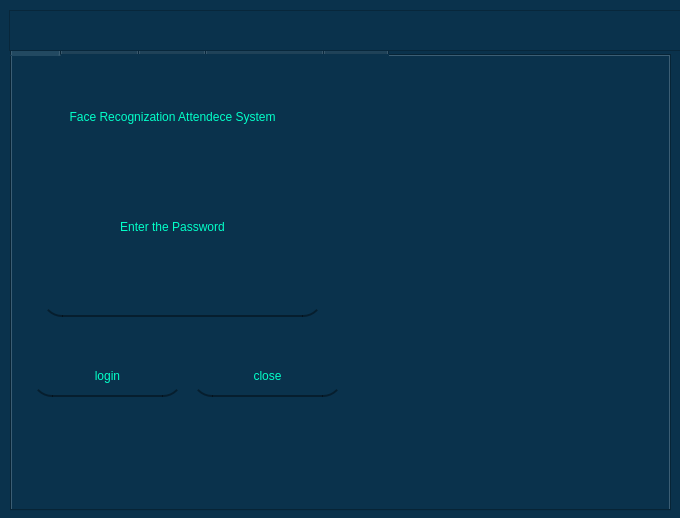
<?xml version="1.0" encoding="UTF-8"?>
<ui version="4.0">
 <class>MainWindow</class>
 <widget class="QMainWindow" name="MainWindow">
  <property name="geometry">
   <rect>
    <x>0</x>
    <y>0</y>
    <width>680</width>
    <height>518</height>
   </rect>
  </property>
  <property name="windowTitle">
   <string>MainWindow</string>
  </property>
  <property name="styleSheet">
   <string notr="true">background-color: rgb(10, 50, 76);</string>
  </property>
  <widget class="QWidget" name="centralwidget">
   <widget class="QTabWidget" name="tabWidget">
    <property name="geometry">
     <rect>
      <x>10</x>
      <y>30</y>
      <width>661</width>
      <height>481</height>
     </rect>
    </property>
    <property name="currentIndex">
     <number>0</number>
    </property>
    <widget class="QWidget" name="tab">
     <attribute name="title">
      <string>login</string>
     </attribute>
     <widget class="QLabel" name="label">
      <property name="geometry">
       <rect>
        <x>0</x>
        <y>0</y>
        <width>661</width>
        <height>451</height>
       </rect>
      </property>
      <property name="text">
       <string/>
      </property>
      <property name="pixmap">
       <pixmap>8 - login.png</pixmap>
      </property>
     </widget>
     <widget class="QLabel" name="label_2">
      <property name="geometry">
       <rect>
        <x>30</x>
        <y>30</y>
        <width>261</width>
        <height>61</height>
       </rect>
      </property>
      <property name="styleSheet">
       <string notr="true">color: rgb(2, 255, 200);
font: 11pt &quot;Terminal&quot;;
background-color: rgba(255, 255, 255, 0);</string>
      </property>
      <property name="text">
       <string>Face Recognization Attendece System</string>
      </property>
      <property name="alignment">
       <set>Qt::AlignCenter</set>
      </property>
      <property name="wordWrap">
       <bool>true</bool>
      </property>
     </widget>
     <widget class="QLabel" name="logininfo">
      <property name="geometry">
       <rect>
        <x>40</x>
        <y>100</y>
        <width>261</width>
        <height>31</height>
       </rect>
      </property>
      <property name="styleSheet">
       <string notr="true">color: rgb(2, 255, 200);
font: 11pt &quot;Terminal&quot;;
background-color: rgba(255, 255, 255, 0);</string>
      </property>
      <property name="text">
       <string/>
      </property>
      <property name="alignment">
       <set>Qt::AlignCenter</set>
      </property>
      <property name="wordWrap">
       <bool>true</bool>
      </property>
     </widget>
     <widget class="QLabel" name="label_3">
      <property name="geometry">
       <rect>
        <x>30</x>
        <y>150</y>
        <width>261</width>
        <height>41</height>
       </rect>
      </property>
      <property name="styleSheet">
       <string notr="true">color: rgb(2, 255, 200);
font: 11pt &quot;Terminal&quot;;
background-color: rgba(255, 255, 255, 0);</string>
      </property>
      <property name="text">
       <string>Enter the Password</string>
      </property>
      <property name="alignment">
       <set>Qt::AlignCenter</set>
      </property>
      <property name="wordWrap">
       <bool>true</bool>
      </property>
     </widget>
     <widget class="QLineEdit" name="password">
      <property name="geometry">
       <rect>
        <x>30</x>
        <y>210</y>
        <width>281</width>
        <height>51</height>
       </rect>
      </property>
      <property name="styleSheet">
       <string notr="true">QLineEdit#password{
background-color: rgb(10, 50, 76);
border-bottom:2px solid rgba(0,0,0,100);
color:rgba(255,255,255,255);
padding:10px;
font: 11pt &quot;MS Shell Dlg 2&quot;;
border-radius:20px;

font: 14pt &quot;Terminal&quot;;
color: rgb(2, 255, 200);
}

QLineEdit#password:hover{
color:rgb(20,255,200);
background-color: rgb(10, 60, 76);
}</string>
      </property>
      <property name="text">
       <string/>
      </property>
      <property name="echoMode">
       <enum>QLineEdit::Password</enum>
      </property>
     </widget>
     <widget class="QPushButton" name="loginbutton">
      <property name="geometry">
       <rect>
        <x>20</x>
        <y>300</y>
        <width>151</width>
        <height>41</height>
       </rect>
      </property>
      <property name="styleSheet">
       <string notr="true">QPushButton#loginbutton{
border-radius:20px;
border-bottom:2px solid rgba(0,0,0,100);
color:rgb(2,255,200);
font:14pt&quot;Terminal&quot;;
padding:10px;
}

QPushButton#loginbutton:hover{
background-color:rgb(10,80,76);
color:rgb(2,255,200);
}</string>
      </property>
      <property name="text">
       <string>login</string>
      </property>
     </widget>
     <widget class="QPushButton" name="closebutton">
      <property name="geometry">
       <rect>
        <x>180</x>
        <y>300</y>
        <width>151</width>
        <height>41</height>
       </rect>
      </property>
      <property name="styleSheet">
       <string notr="true">QPushButton#closebutton{
border-radius:20px;
border-bottom:2px solid rgba(0,0,0,100);
color:rgb(2,255,200);
font:14pt&quot;Terminal&quot;;
padding:10px;
}

QPushButton#closebutton:hover{
background-color:rgb(10,80,76);
color:rgb(2,255,200);
}</string>
      </property>
      <property name="text">
       <string>close</string>
      </property>
     </widget>
    </widget>
    <widget class="QWidget" name="tab_2">
     <attribute name="title">
      <string>Main form</string>
     </attribute>
     <widget class="QLabel" name="label_4">
      <property name="geometry">
       <rect>
        <x>-10</x>
        <y>-150</y>
        <width>891</width>
        <height>761</height>
       </rect>
      </property>
      <property name="text">
       <string/>
      </property>
      <property name="pixmap">
       <pixmap>8 - mainform.png</pixmap>
      </property>
     </widget>
     <widget class="QPushButton" name="trainuser">
      <property name="geometry">
       <rect>
        <x>60</x>
        <y>60</y>
        <width>171</width>
        <height>41</height>
       </rect>
      </property>
      <property name="styleSheet">
       <string notr="true">QPushButton#trainuser{
border-radius:20px;
border-bottom:2px solid rgba(0,0,0,100);
color:rgb(2,255,200);
font:14pt&quot;Terminal&quot;;
padding:10px;
}

QPushButton#trainuser:hover{
background-color:rgb(10,80,76);
color:rgb(2,255,200);
}</string>
      </property>
      <property name="text">
       <string>Train User</string>
      </property>
     </widget>
     <widget class="QPushButton" name="reports">
      <property name="geometry">
       <rect>
        <x>60</x>
        <y>210</y>
        <width>171</width>
        <height>41</height>
       </rect>
      </property>
      <property name="styleSheet">
       <string notr="true">QPushButton#reports{
border-radius:20px;
border-bottom:2px solid rgba(0,0,0,100);
color:rgb(2,255,200);
font:14pt&quot;Terminal&quot;;
padding:10px;
}

QPushButton#reports:hover{
background-color:rgb(10,80,76);
color:rgb(2,255,200);
}</string>
      </property>
      <property name="text">
       <string>Reports</string>
      </property>
     </widget>
     <widget class="QPushButton" name="logoutbutton">
      <property name="geometry">
       <rect>
        <x>70</x>
        <y>290</y>
        <width>141</width>
        <height>41</height>
       </rect>
      </property>
      <property name="styleSheet">
       <string notr="true">QPushButton#logoutbutton{
border-radius:20px;
border-bottom:2px solid rgba(0,0,0,100);
color:rgb(2,255,200);
font:14pt&quot;Terminal&quot;;
padding:10px;
}

QPushButton#logoutbutton:hover{
background-color:rgb(10,80,76);
color:rgb(2,255,200);
}</string>
      </property>
      <property name="text">
       <string>logout</string>
      </property>
     </widget>
     <widget class="QPushButton" name="attendence">
      <property name="geometry">
       <rect>
        <x>60</x>
        <y>130</y>
        <width>181</width>
        <height>41</height>
       </rect>
      </property>
      <property name="styleSheet">
       <string notr="true">QPushButton#attendence{
border-radius:20px;
border-bottom:2px solid rgba(0,0,0,100);
color:rgb(2,255,200);
font:14pt&quot;Terminal&quot;;
padding:10px;
}

QPushButton#attendence:hover{
background-color:rgb(10,80,76);
color:rgb(2,255,200);
}</string>
      </property>
      <property name="text">
       <string>Attendence Entry</string>
      </property>
     </widget>
    </widget>
    <widget class="QWidget" name="tab_3">
     <attribute name="title">
      <string>Training</string>
     </attribute>
     <widget class="QLabel" name="label_5">
      <property name="geometry">
       <rect>
        <x>-10</x>
        <y>-160</y>
        <width>891</width>
        <height>761</height>
       </rect>
      </property>
      <property name="text">
       <string/>
      </property>
      <property name="textFormat">
       <enum>Qt::PlainText</enum>
      </property>
      <property name="pixmap">
       <pixmap>8 - training.png</pixmap>
      </property>
     </widget>
     <widget class="QLabel" name="label_8">
      <property name="geometry">
       <rect>
        <x>70</x>
        <y>-10</y>
        <width>201</width>
        <height>71</height>
       </rect>
      </property>
      <property name="styleSheet">
       <string notr="true">color: rgb(2, 255, 200);
font: 11pt &quot;Terminal&quot;;
background-color: rgba(255, 255, 255, 0);</string>
      </property>
      <property name="text">
       <string>Training Process</string>
      </property>
     </widget>
     <widget class="QLabel" name="label_9">
      <property name="geometry">
       <rect>
        <x>40</x>
        <y>60</y>
        <width>231</width>
        <height>61</height>
       </rect>
      </property>
      <property name="styleSheet">
       <string notr="true">color: rgb(2, 255, 200);
font: 11pt &quot;Terminal&quot;;
background-color: rgba(255, 255, 255, 0);</string>
      </property>
      <property name="text">
       <string>Enter the Person Name</string>
      </property>
     </widget>
     <widget class="QLabel" name="label_10">
      <property name="geometry">
       <rect>
        <x>30</x>
        <y>180</y>
        <width>241</width>
        <height>61</height>
       </rect>
      </property>
      <property name="styleSheet">
       <string notr="true">color: rgb(2, 255, 200);
font: 11pt &quot;Terminal&quot;;
background-color: rgba(255, 255, 255, 0);</string>
      </property>
      <property name="text">
       <string>Training Capture Counts</string>
      </property>
     </widget>
     <widget class="QLineEdit" name="trainename">
      <property name="geometry">
       <rect>
        <x>20</x>
        <y>120</y>
        <width>271</width>
        <height>51</height>
       </rect>
      </property>
      <property name="styleSheet">
       <string notr="true">QLineEdit#trainename{
background-color: rgb(10, 50, 76);
border-bottom:2px solid rgba(0,0,0,100);
color:rgba(255,255,255,255);
padding:10px;
font: 11pt &quot;MS Shell Dlg 2&quot;;
border-radius:20px;

font: 14pt &quot;Terminal&quot;;
color: rgb(2, 255, 200);
}

QLineEdit#trainename:hover{
color:rgb(20,255,200);
background-color: rgb(10, 60, 76);
}</string>
      </property>
     </widget>
     <widget class="QLineEdit" name="trainecount">
      <property name="geometry">
       <rect>
        <x>20</x>
        <y>240</y>
        <width>271</width>
        <height>51</height>
       </rect>
      </property>
      <property name="styleSheet">
       <string notr="true">QLineEdit#trainecount{
background-color: rgb(10, 50, 76);
border-bottom:2px solid rgba(0,0,0,100);
color:rgba(255,255,255,255);
padding:10px;
font: 11pt &quot;MS Shell Dlg 2&quot;;
border-radius:20px;

font: 14pt &quot;Terminal&quot;;
color: rgb(2, 255, 200);
}

QLineEdit#trainecount:hover{
color:rgb(20,255,200);
background-color: rgb(10, 60, 76);
}</string>
      </property>
      <property name="text">
       <string>100</string>
      </property>
     </widget>
     <widget class="QPushButton" name="train">
      <property name="geometry">
       <rect>
        <x>10</x>
        <y>350</y>
        <width>141</width>
        <height>51</height>
       </rect>
      </property>
      <property name="styleSheet">
       <string notr="true">QPushButton#train{
border-radius:20px;
border-bottom:2px solid rgba(0,0,0,100);
color:rgb(2,255,200);
font:14pt&quot;Terminal&quot;;
padding:10px;
}

QPushButton#train:hover{
background-color:rgb(10,80,76);
color:rgb(2,255,200);
}</string>
      </property>
      <property name="text">
       <string>Train</string>
      </property>
     </widget>
     <widget class="QPushButton" name="back">
      <property name="geometry">
       <rect>
        <x>170</x>
        <y>350</y>
        <width>131</width>
        <height>51</height>
       </rect>
      </property>
      <property name="styleSheet">
       <string notr="true">QPushButton#back{
border-radius:20px;
border-bottom:2px solid rgba(0,0,0,100);
color:rgb(2,255,200);
font:14pt&quot;Terminal&quot;;
padding:10px;
}

QPushButton#back:hover{
background-color:rgb(10,80,76);
color:rgb(2,255,200);
}</string>
      </property>
      <property name="text">
       <string>Back</string>
      </property>
     </widget>
    </widget>
    <widget class="QWidget" name="tab_4">
     <attribute name="title">
      <string>Face Recognition</string>
     </attribute>
     <widget class="QLabel" name="label_7">
      <property name="geometry">
       <rect>
        <x>0</x>
        <y>-190</y>
        <width>1181</width>
        <height>831</height>
       </rect>
      </property>
      <property name="text">
       <string/>
      </property>
      <property name="pixmap">
       <pixmap>8 - facereco.png</pixmap>
      </property>
     </widget>
     <widget class="QLabel" name="label_11">
      <property name="geometry">
       <rect>
        <x>60</x>
        <y>60</y>
        <width>221</width>
        <height>20</height>
       </rect>
      </property>
      <property name="styleSheet">
       <string notr="true">color: rgb(2, 255, 200);
font: 11pt &quot;Terminal&quot;;
background-color: rgba(255, 255, 255, 0);</string>
      </property>
      <property name="text">
       <string>ATTENDENCE ENTRY</string>
      </property>
     </widget>
     <widget class="QLabel" name="label_12">
      <property name="geometry">
       <rect>
        <x>50</x>
        <y>200</y>
        <width>221</width>
        <height>20</height>
       </rect>
      </property>
      <property name="styleSheet">
       <string notr="true">color: rgb(2, 255, 200);
font: 11pt &quot;Terminal&quot;;
background-color: rgba(255, 255, 255, 0);</string>
      </property>
      <property name="text">
       <string>Current Status</string>
      </property>
     </widget>
     <widget class="QLabel" name="currentprocess">
      <property name="geometry">
       <rect>
        <x>50</x>
        <y>220</y>
        <width>161</width>
        <height>41</height>
       </rect>
      </property>
      <property name="styleSheet">
       <string notr="true">color: rgb(2, 255, 200);
font: 11pt &quot;Terminal&quot;;
background-color: rgba(255, 255, 255, 0);</string>
      </property>
      <property name="text">
       <string>Waiting.....</string>
      </property>
     </widget>
     <widget class="QLabel" name="label_14">
      <property name="geometry">
       <rect>
        <x>20</x>
        <y>340</y>
        <width>281</width>
        <height>81</height>
       </rect>
      </property>
      <property name="styleSheet">
       <string notr="true">color: rgb(2, 255, 200);
font: 8pt &quot;Terminal&quot;;
background-color: rgba(255, 255, 255, 0);</string>
      </property>
      <property name="text">
       <string>Please show your face to record the attendence. If you already trained the system with your face , it will automatically record the attendece for you.</string>
      </property>
      <property name="wordWrap">
       <bool>true</bool>
      </property>
     </widget>
     <widget class="QPushButton" name="goback">
      <property name="geometry">
       <rect>
        <x>132</x>
        <y>280</y>
        <width>121</width>
        <height>41</height>
       </rect>
      </property>
      <property name="styleSheet">
       <string notr="true">QPushButton#goback{
border-radius:20px;
border-bottom:2px solid rgba(0,0,0,100);
color:rgb(2,255,200);
font:14pt&quot;Terminal&quot;;
padding:10px;
}

QPushButton#goback:hover{
background-color:rgb(10,80,76);
color:rgb(2,255,200);
}</string>
      </property>
      <property name="text">
       <string>back</string>
      </property>
     </widget>
     <widget class="QPushButton" name="entry">
      <property name="geometry">
       <rect>
        <x>50</x>
        <y>110</y>
        <width>191</width>
        <height>51</height>
       </rect>
      </property>
      <property name="styleSheet">
       <string notr="true">QPushButton#entry{
border-radius:20px;
border-bottom:2px solid rgba(0,0,0,100);
color:rgb(2,255,200);
font:14pt&quot;Terminal&quot;;
padding:10px;
}

QPushButton#entry:hover{
background-color:rgb(10,80,76);
color:rgb(2,255,200);
}</string>
      </property>
      <property name="text">
       <string>RECORD ATTENDENCE</string>
      </property>
     </widget>
    </widget>
    <widget class="QWidget" name="tab_5">
     <attribute name="title">
      <string>Reports</string>
     </attribute>
     <widget class="QLabel" name="label_6">
      <property name="geometry">
       <rect>
        <x>0</x>
        <y>-110</y>
        <width>881</width>
        <height>671</height>
       </rect>
      </property>
      <property name="text">
       <string/>
      </property>
      <property name="pixmap">
       <pixmap>8 - reports.png</pixmap>
      </property>
      <property name="alignment">
       <set>Qt::AlignLeading|Qt::AlignLeft|Qt::AlignVCenter</set>
      </property>
     </widget>
     <widget class="QLabel" name="label_15">
      <property name="geometry">
       <rect>
        <x>430</x>
        <y>20</y>
        <width>181</width>
        <height>41</height>
       </rect>
      </property>
      <property name="styleSheet">
       <string notr="true">color: rgb(2, 255, 200);
font: 11pt &quot;Terminal&quot;;
background-color: rgba(255, 255, 255, 0);</string>
      </property>
      <property name="text">
       <string>ATTENDENCE REPORTS</string>
      </property>
      <property name="alignment">
       <set>Qt::AlignCenter</set>
      </property>
     </widget>
     <widget class="QLabel" name="label_16">
      <property name="geometry">
       <rect>
        <x>410</x>
        <y>70</y>
        <width>111</width>
        <height>21</height>
       </rect>
      </property>
      <property name="styleSheet">
       <string notr="true">color: rgb(2, 255, 200);
font: 8pt &quot;Terminal&quot;;
background-color: rgba(255, 255, 255, 0);</string>
      </property>
      <property name="text">
       <string>Select Date :</string>
      </property>
      <property name="alignment">
       <set>Qt::AlignLeading|Qt::AlignLeft|Qt::AlignVCenter</set>
      </property>
     </widget>
     <widget class="QDateEdit" name="dateEdit">
      <property name="geometry">
       <rect>
        <x>530</x>
        <y>70</y>
        <width>111</width>
        <height>20</height>
       </rect>
      </property>
     </widget>
     <widget class="QPushButton" name="go">
      <property name="geometry">
       <rect>
        <x>460</x>
        <y>340</y>
        <width>131</width>
        <height>41</height>
       </rect>
      </property>
      <property name="styleSheet">
       <string notr="true">QPushButton#go{
border-radius:20px;
border-bottom:2px solid rgba(0,0,0,100);
color:rgb(2,255,200);
font:14pt&quot;Terminal&quot;;
padding:10px;
}

QPushButton#go:hover{
background-color:rgb(10,80,76);
color:rgb(2,255,200);
}</string>
      </property>
      <property name="text">
       <string>Go Back</string>
      </property>
     </widget>
     <widget class="QTableWidget" name="REPORTS">
      <property name="geometry">
       <rect>
        <x>410</x>
        <y>110</y>
        <width>221</width>
        <height>192</height>
       </rect>
      </property>
      <property name="styleSheet">
       <string notr="true">background-color: rgb(0, 255, 200);</string>
      </property>
     </widget>
     <zorder>label_6</zorder>
     <zorder>label_16</zorder>
     <zorder>label_15</zorder>
     <zorder>go</zorder>
     <zorder>dateEdit</zorder>
     <zorder>REPORTS</zorder>
    </widget>
   </widget>
   <widget class="QFrame" name="frame">
    <property name="geometry">
     <rect>
      <x>9</x>
      <y>10</y>
      <width>841</width>
      <height>41</height>
     </rect>
    </property>
    <property name="frameShape">
     <enum>QFrame::StyledPanel</enum>
    </property>
    <property name="frameShadow">
     <enum>QFrame::Raised</enum>
    </property>
   </widget>
  </widget>
 </widget>
 <resources/>
 <connections/>
</ui>
